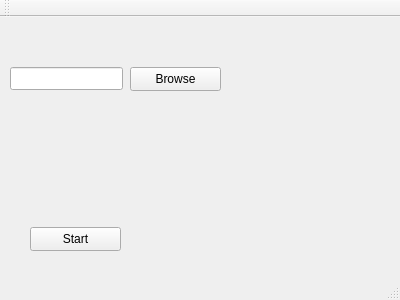
<?xml version="1.0" encoding="UTF-8"?>
<ui version="4.0">
 <class>MainWindow</class>
 <widget class="QMainWindow" name="MainWindow">
  <property name="geometry">
   <rect>
    <x>0</x>
    <y>0</y>
    <width>400</width>
    <height>300</height>
   </rect>
  </property>
  <property name="windowTitle">
   <string>MainWindow</string>
  </property>
  <widget class="QWidget" name="centralWidget">
   <widget class="QPushButton" name="startPushButton">
    <property name="geometry">
     <rect>
      <x>30</x>
      <y>210</y>
      <width>91</width>
      <height>24</height>
     </rect>
    </property>
    <property name="text">
     <string>Start</string>
    </property>
   </widget>
   <widget class="QPushButton" name="browsePushButton">
    <property name="geometry">
     <rect>
      <x>130</x>
      <y>50</y>
      <width>91</width>
      <height>24</height>
     </rect>
    </property>
    <property name="text">
     <string>Browse</string>
    </property>
   </widget>
   <widget class="QLineEdit" name="logFileLineEdit">
    <property name="geometry">
     <rect>
      <x>10</x>
      <y>50</y>
      <width>113</width>
      <height>23</height>
     </rect>
    </property>
   </widget>
  </widget>
  <widget class="QMenuBar" name="menuBar">
   <property name="geometry">
    <rect>
     <x>0</x>
     <y>0</y>
     <width>400</width>
     <height>21</height>
    </rect>
   </property>
  </widget>
  <widget class="QToolBar" name="mainToolBar">
   <attribute name="toolBarArea">
    <enum>TopToolBarArea</enum>
   </attribute>
   <attribute name="toolBarBreak">
    <bool>false</bool>
   </attribute>
  </widget>
  <widget class="QStatusBar" name="statusBar"/>
 </widget>
 <layoutdefault spacing="6" margin="11"/>
 <resources/>
 <connections/>
</ui>
